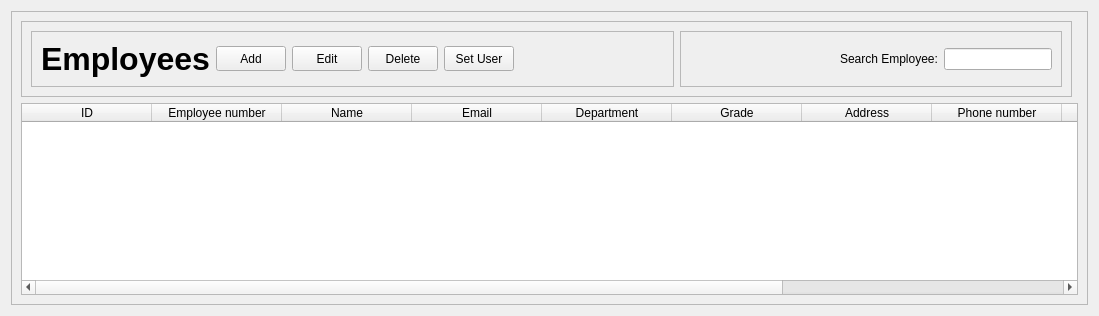
      <widget class="QWidget" name="EmployeesTab">
       <attribute name="title">
        <string>Employees</string>
       </attribute>
       <layout class="QGridLayout" name="gridLayout_3">
        <item row="1" column="0">
         <widget class="QFrame" name="SearchEmployee_Frame_2">
          <property name="sizePolicy">
           <sizepolicy hsizetype="Expanding" vsizetype="Expanding">
            <horstretch>0</horstretch>
            <verstretch>0</verstretch>
           </sizepolicy>
          </property>
          <property name="frameShape">
           <enum>QFrame::StyledPanel</enum>
          </property>
          <property name="frameShadow">
           <enum>QFrame::Raised</enum>
          </property>
          <layout class="QGridLayout" name="gridLayout">
           <item row="0" column="0">
            <widget class="QFrame" name="PushButtons_Employees_Frame_2">
             <property name="frameShape">
              <enum>QFrame::StyledPanel</enum>
             </property>
             <property name="frameShadow">
              <enum>QFrame::Raised</enum>
             </property>
             <layout class="QHBoxLayout" name="horizontalLayout_2">
              <item>
               <widget class="QFrame" name="frame_7">
                <property name="frameShape">
                 <enum>QFrame::StyledPanel</enum>
                </property>
                <property name="frameShadow">
                 <enum>QFrame::Raised</enum>
                </property>
                <layout class="QHBoxLayout" name="horizontalLayout">
                 <item>
                  <widget class="QLabel" name="Employees_TitleOf_Table_2">
                   <property name="font">
                    <font>
                     <pointsize>24</pointsize>
                     <weight>75</weight>
                     <bold>true</bold>
                    </font>
                   </property>
                   <property name="text">
                    <string>Employees</string>
                   </property>
                  </widget>
                 </item>
                 <item>
                  <widget class="QPushButton" name="Add_Employee_Button">
                   <property name="maximumSize">
                    <size>
                     <width>70</width>
                     <height>25</height>
                    </size>
                   </property>
                   <property name="text">
                    <string>Add</string>
                   </property>
                  </widget>
                 </item>
                 <item>
                  <widget class="QPushButton" name="Edit_Employee_Button">
                   <property name="maximumSize">
                    <size>
                     <width>70</width>
                     <height>25</height>
                    </size>
                   </property>
                   <property name="text">
                    <string>Edit</string>
                   </property>
                  </widget>
                 </item>
                 <item>
                  <widget class="QPushButton" name="Delete_Employee_Button">
                   <property name="maximumSize">
                    <size>
                     <width>70</width>
                     <height>25</height>
                    </size>
                   </property>
                   <property name="text">
                    <string>Delete</string>
                   </property>
                  </widget>
                 </item>
                 <item>
                  <widget class="QPushButton" name="Add_Auditor_Button">
                   <property name="minimumSize">
                    <size>
                     <width>70</width>
                     <height>25</height>
                    </size>
                   </property>
                   <property name="maximumSize">
                    <size>
                     <width>70</width>
                     <height>25</height>
                    </size>
                   </property>
                   <property name="text">
                    <string>Set User</string>
                   </property>
                  </widget>
                 </item>
                 <item>
                  <spacer name="horizontalSpacer_69">
                   <property name="orientation">
                    <enum>Qt::Horizontal</enum>
                   </property>
                   <property name="sizeType">
                    <enum>QSizePolicy::Expanding</enum>
                   </property>
                   <property name="sizeHint" stdset="0">
                    <size>
                     <width>150</width>
                     <height>20</height>
                    </size>
                   </property>
                  </spacer>
                 </item>
                 <item>
                  <spacer name="horizontalSpacer_49">
                   <property name="orientation">
                    <enum>Qt::Horizontal</enum>
                   </property>
                   <property name="sizeType">
                    <enum>QSizePolicy::Fixed</enum>
                   </property>
                   <property name="sizeHint" stdset="0">
                    <size>
                     <width>0</width>
                     <height>0</height>
                    </size>
                   </property>
                  </spacer>
                 </item>
                </layout>
               </widget>
              </item>
              <item>
               <widget class="QFrame" name="frame_12">
                <property name="frameShape">
                 <enum>QFrame::StyledPanel</enum>
                </property>
                <property name="frameShadow">
                 <enum>QFrame::Raised</enum>
                </property>
                <layout class="QGridLayout" name="gridLayout_13">
                 <item row="0" column="1">
                  <spacer name="horizontalSpacer_68">
                   <property name="orientation">
                    <enum>Qt::Horizontal</enum>
                   </property>
                   <property name="sizeType">
                    <enum>QSizePolicy::Expanding</enum>
                   </property>
                   <property name="sizeHint" stdset="0">
                    <size>
                     <width>150</width>
                     <height>20</height>
                    </size>
                   </property>
                  </spacer>
                 </item>
                 <item row="0" column="3">
                  <widget class="QLineEdit" name="EmployeeID_SearchEmployee_Input_3">
                   <property name="sizePolicy">
                    <sizepolicy hsizetype="Expanding" vsizetype="Fixed">
                     <horstretch>0</horstretch>
                     <verstretch>0</verstretch>
                    </sizepolicy>
                   </property>
                   <property name="placeholderText">
                    <string/>
                   </property>
                  </widget>
                 </item>
                 <item row="0" column="2">
                  <widget class="QLabel" name="SearchEmployee_title_3">
                   <property name="text">
                    <string>Search Employee:</string>
                   </property>
                  </widget>
                 </item>
                 <item row="0" column="5">
                  <spacer name="horizontalSpacer_67">
                   <property name="orientation">
                    <enum>Qt::Horizontal</enum>
                   </property>
                   <property name="sizeType">
                    <enum>QSizePolicy::Preferred</enum>
                   </property>
                   <property name="sizeHint" stdset="0">
                    <size>
                     <width>0</width>
                     <height>0</height>
                    </size>
                   </property>
                  </spacer>
                 </item>
                </layout>
               </widget>
              </item>
             </layout>
            </widget>
           </item>
           <item row="1" column="0" colspan="2">
            <widget class="QTableWidget" name="Employees_Table_2">
             <property name="layoutDirection">
              <enum>Qt::LeftToRight</enum>
             </property>
             <property name="alternatingRowColors">
              <bool>true</bool>
             </property>
             <attribute name="horizontalHeaderDefaultSectionSize">
              <number>130</number>
             </attribute>
             <attribute name="verticalHeaderDefaultSectionSize">
              <number>21</number>
             </attribute>
             <column>
              <property name="text">
               <string>ID</string>
              </property>
             </column>
             <column>
              <property name="text">
               <string>Employee number</string>
              </property>
             </column>
             <column>
              <property name="text">
               <string>Name</string>
              </property>
             </column>
             <column>
              <property name="text">
               <string>Email</string>
              </property>
             </column>
             <column>
              <property name="text">
               <string>Department</string>
              </property>
             </column>
             <column>
              <property name="text">
               <string>Grade</string>
              </property>
             </column>
             <column>
              <property name="text">
               <string>Address</string>
              </property>
             </column>
             <column>
              <property name="text">
               <string>Phone number</string>
              </property>
             </column>
             <column>
              <property name="text">
               <string>Relative number</string>
              </property>
             </column>
             <column>
              <property name="text">
               <string>IBAN</string>
              </property>
             </column>
             <column>
              <property name="text">
               <string>Bank</string>
              </property>
             </column>
            </widget>
           </item>
          </layout>
         </widget>
        </item>
       </layout>
      </widget>
